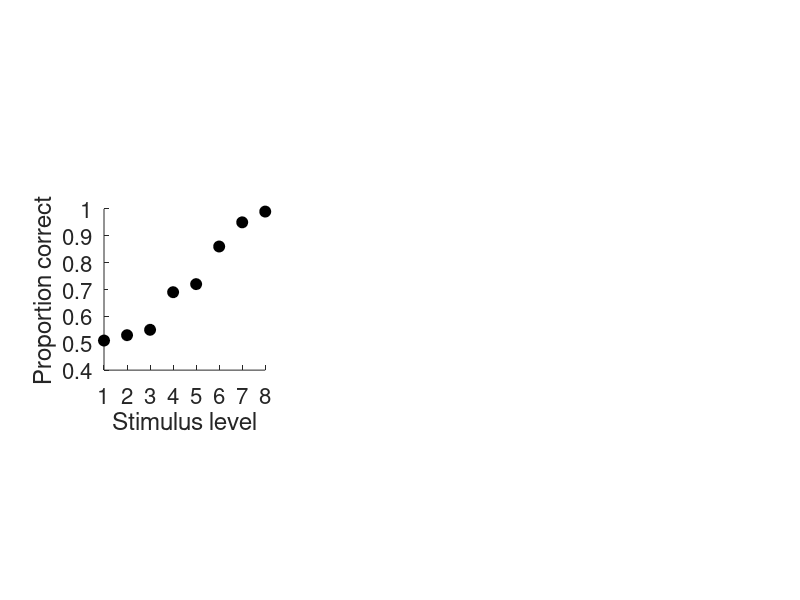

This chart was generated by the following MATLAB code: (Note: this script raises an error after producing the figure.)

% PAL_SDT_PF_Demo
% Demonstrates use of Palamedes functions to fit a PF (psychometric
% function) with an SDT (signal detection theory) model
%
%Demonstrates usage of Palamedes PF SDT routines:
%-PAL_SDT_PFML_Fit
%-PAL_SDT_PFML_BootstrapParametric
%-PAL_SDT_PFML_GoodnessOfFit
%
%Demonstrates usage of Palamedes SDT stimulus intensity to prop. correct 
%conversion routine
% PAL_SDT_SLtoPC
%
%%Demonstrates usage of Palamedes SDT prop. correct to d'prime conversion 
%routines
% e.g. PAL_SDT_MAFC_PCtoDP.  See full list in script
%
%Demonstrates usage of Palamedes standard PF routines:
%-PAL_PFML_Fit
%-PAL_PFML_BootstrapParametric
%-PAL_PFML_GoodnessOfFit
%
%secondary function:
%-PAL_Weibull
%
%More information on any of these functions may be found by typing
%help followed by the name of the function. e.g., help PAL_SDT_PFML_Fit
%
%Introduced: Palamedes version 1.8.0 (FK & NP)

clear all;


message = sprintf('Number of simulations to perform to determine standar');
message = strcat(message, 'd errors: ');
Bse = input(message);
message = sprintf('Number of simulations to perform to determine model c');
message = strcat(message, 'omparison p-value: ');
Bmc = input(message);


% Stimulus Levels, number correct, out of total number trials etc. 
StimLevels = [1 2 3 4 5 6 7 8]; 
NumPos=[51 53 55 69 72 86 95 99];
OutOfNum = [100 100 100 100 100 100 100 100];

% Calculate proportion correct
PC=NumPos./OutOfNum;

% Plot proportion correct against stimulus levels
figure('name','Individual Psychometric Functions','units','pixels',...
    'position',[50 50 900 300]); 

sp1 = subplot(1,3,1);
set(gca, 'fontsize',16);
axis([1 8 .4 1.0]); axis square;
set(gca, 'Xtick',1:1:8);
set(gca, 'Ytick',.4:.1:1);
hold on;
a=plot(StimLevels,PC,'ko','markersize',8,'markerfacecolor','k'); 
xlabel('Stimulus level');
ylabel('Proportion correct');
drawnow

%---------------------------- SDT model------------------------------


% SDT function to be fitted, plus its inverse SDT function
% Note that you need to know whether the SDT function requires the input 
% argument M for the number of alternatives in the forced-choice task.
% Note also that if the function uses Monte Carlo (MC) simulation the 
% fitting function PAL_SDT_PFML_Fit will likely be very slow

SDTfunc = @PAL_SDT_2AFC_DPtoPC; 
%SDTfunc = @PAL_SDT_MAFC_DPtoPC; % requires M
%SDTfunc = @PAL_SDT_3AFCoddity_IndMod_DPtoPC;
%SDTfunc = @PAL_SDT_MAFCoddity_IndMod_DPtoPC;  % requires M, uses MC
%SDTfunc = @PAL_SDT_MAFCoddity_DiffMod_DPtoPC;  % requires M, uses MC
%SDTfunc = @PAL_SDT_2AFCmatchSample_IndMod_DPtoPC;
%SDTfunc = @PAL_SDT_2AFCmatchSample_DiffMod_DPtoPC;

invSDTfunc = @PAL_SDT_2AFC_PCtoDP; 
%invSDTfunc = @PAL_SDT_MAFC_PCtoDP; % requires M
%invSDTfunc = @PAL_SDT_3AFCoddity_IndMod_PCtoDP;
%invSDTfunc = @PAL_SDT_MAFCoddity_IndMod_PCtoDP;  % requires M
%invSDTfunc = @PAL_SDT_MAFCoddity_DiffMod_PCtoDP; % requires M
%invSDTfunc = @PAL_SDT_2AFCmatchSample_IndMod_PCtoDP;
%invSDTfunc = @PAL_SDT_2AFCmatchSample_DiffMod_PCtoDP;

% Set M to the num alternatives in the forced-choice task; if the selected 
% SDT function does not take M as an argument, set M=[]

%Guesses for free SDT params stimulus gain g and transducer exponent p
g=0.33;
p=1.5;
SDTparams = [g p]; 
M=[]; % set number of forced-choice alternatives to empty 

% Fit with SDT model
[SDTparamsOut, negLL, trash, trash] = PAL_SDT_PFML_Fit(StimLevels,NumPos,OutOfNum,SDTparams,SDTfunc,M);

g=SDTparamsOut(1); % fitted value of g
p=SDTparamsOut(2); % fitted value of p

% generate fine grain SDT PF for plot                            
StimLevelsFineGrain = linspace(min(StimLevels),max(StimLevels),1000);
PCfromSDTfineGrain = PAL_SDT_SLtoPC(StimLevelsFineGrain,g,p,SDTfunc,M);

% Add fine grain PF
b=plot(StimLevelsFineGrain,PCfromSDTfineGrain,'-','linewidth',2,'color',[0 .9 0]);
drawnow
% set params to fitted params
SDTparams=SDTparamsOut;

%Determine Standard errors on g and p
message = sprintf('\rDetermining SDT PF model standard errors.........');
disp(message);

[gSE, pSE] = PAL_SDT_PFML_BootstrapParametric(StimLevels,SDTparams,OutOfNum,SDTfunc,M,Bse);





% --------------calculate d-primes from raw PC data for second graph --------------------
if isempty(M) 
    DP = invSDTfunc(PC);
else
    DP = invSDTfunc(PC,M);
end

% plot d prime against stimulus level for raw data on separate graph
subplot(1,3,2);
set(gca, 'fontsize',16);
axis([1 8 -1 4.0]); axis square;
set(gca, 'Xtick',1:1:8);
set(gca, 'Ytick',-1:1:4);
hold on;
d=plot(StimLevels,DP,'ko','markersize',8,'markerfacecolor','k'); 
xlabel('Stimulus level');
ylabel('d-prime');
drawnow

% Add fine grain model PF
DPfineGrain=(g.*StimLevelsFineGrain).^p;
e=plot(StimLevelsFineGrain,DPfineGrain,'-','linewidth',2,'color',[0 .9 0]);
hold on;


h = legend([d e],'Data','SDT fit');
set(h,'Interpreter','none','fontsize',16,'Location','NorthWest');
drawnow


% plot log d prime against log stimulus level for raw data on separate graph
subplot(1,3,3);
set(gca, 'fontsize',16);
axis([0 1 -2 1]); axis square;
set(gca, 'Xtick',0:.25:1);
set(gca, 'Ytick',-2:.5:1);
hold on;
f=plot(log10(StimLevels),log10(DP),'ko','markersize',8,'markerfacecolor','k'); 
xlabel('Log stimulus level');
ylabel('Log d-prime');
drawnow

% Add fine grain model PF
pCoeff=polyfit(log10(StimLevels),log10(DP),1);
linFit=pCoeff(2)+pCoeff(1).*log10(StimLevelsFineGrain);
e=plot(log10(StimLevelsFineGrain),linFit,'-','linewidth',2,'color',[0 .9 0]);
hold on;

h = legend([f e],'Data','SDT fit');
set(h,'Interpreter','none','fontsize',16,'Location','NorthWest');
drawnow

p2=pCoeff(1);
g2=10.^(pCoeff(2)./pCoeff(1));

% Type out results for SDT PF fitted params
message = sprintf('SDT PF model fitted parameters......');
disp(message);
message = sprintf('Direct fit stimulus gain g: %6.4f se: %6.4f',g,gSE);
disp(message);
message = sprintf('Direct fit exponent p: %6.4f se: %6.4f',p,pSE);
disp(message);
message = sprintf('Log straight line fit stimulus gain g: %6.4f',g2);
disp(message);
message = sprintf('Log straight line fit exponent p: %6.4f',p2);
disp(message);


% Determine goodness-of-fit
message = sprintf('\rDetermining SDT PF model goodness-of-fit.........');
disp(message);

[trash, pDev, trash, trash] = PAL_SDT_PFML_GoodnessOfFit(StimLevels,SDTparams,NumPos,OutOfNum,SDTfunc,M,Bmc);
message=sprintf('p-value to reject SDT PF model (e.g. p<0.05 to reject): p=%6.4f',pDev); 
disp(message);

%---------------------------- Standard PF model------------------------------

%Standard PF function to be fitted
PFfunc = @PAL_Weibull;

%Parameter grid defining parameter space through which to perform a
%brute-force search for values to be used as initial guesses in iterative
%parameter search.
searchGrid.alpha = 0:.1:10;
searchGrid.beta = logspace(0.1,3,100);
searchGrid.gamma = .5;  %guessing factor scalar here (since fixed) but may be vector
searchGrid.lambda = 0.02;  %ditto

%Threshold and Slope are free parameters, guess and lapse rate are fixed
PFparamsFree = [1 1 0 0];  %1: free parameter, 0: fixed parameter


%Optional:
options = PAL_minimize('options');   %type PAL_minimize('options','help') for help
options.TolFun = 1e-09;     %increase required precision on LL
options.MaxIter = 100;
options.Display = 'off';    %suppress fminsearch messages

%Perform fit
[PFparams, LL, exitflag, output] = PAL_PFML_Fit(StimLevels,NumPos, ...
    OutOfNum,searchGrid,PFparamsFree,PFfunc,'searchOptions',options);

% Generate fine grain values
PCfromPFfineGrain=PAL_Weibull(PFparams,StimLevelsFineGrain);

%subplot(1,3,1);
c=plot(sp1,StimLevelsFineGrain,PCfromPFfineGrain,'-','linewidth',2,'color',[.9 0 0]);
hold on

% label graph
h = legend([a b c],'Data','SDT fit','Weibull fit');
set(h,'Interpreter','none','fontsize',16,'Location','NorthWest');
drawnow

% Determine standard PF model bootstrap errors and goodness-of-fit
message = sprintf('\rDetermining standard PF model bootstrap errors and goodness-of-fit......');
disp(message);

% Obtain bootstrap errors
[SD, trash, trash, trash] = PAL_PFML_BootstrapParametric(...
        StimLevels, OutOfNum, PFparams, PFparamsFree, Bse, PFfunc, ...
        'searchOptions',options,'searchGrid', searchGrid);
    
% Determine goodness-of-fit    
[Dev, pDev] = PAL_PFML_GoodnessOfFit(StimLevels, NumPos, OutOfNum, ...
    PFparams, PFparamsFree, Bmc, PFfunc,'searchOptions',options, ...
    'searchGrid', searchGrid);


message = sprintf('\rStandard PF model fitted parameters.............');
disp(message);
message = sprintf('Standard PF threshold: %6.4f se: %6.4f',PFparams(1),SD(1));
disp(message);
message = sprintf('Standard PF slope: %6.4f se: %6.4f',PFparams(2),SD(2));
disp(message);
message=sprintf('p-value to reject standard PF model (e.g. p<0.05 to reject): p=%6.4f',pDev); 
disp(message);